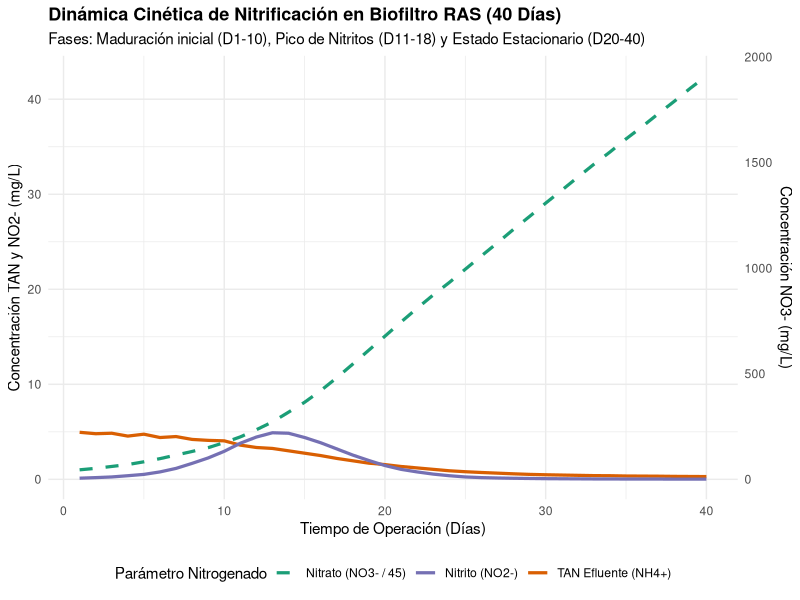
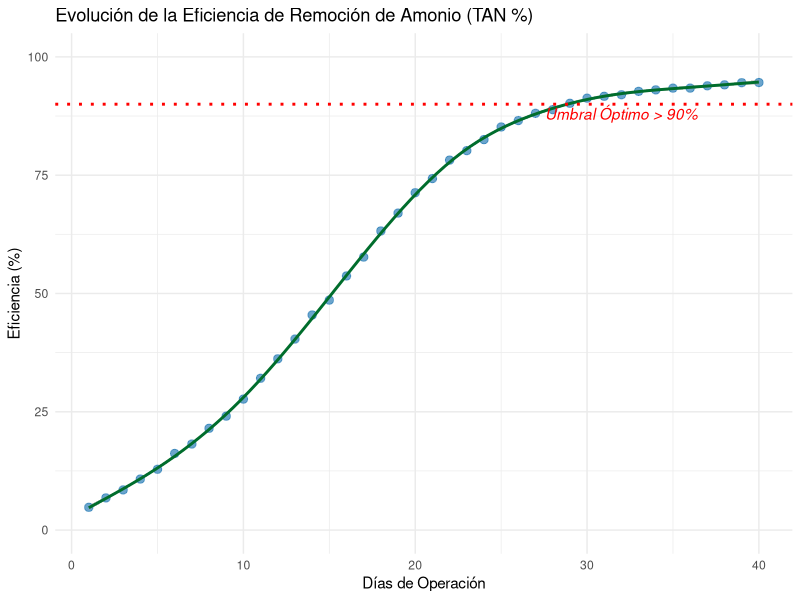

Here is the R script that generated these plots, in order:
# ==============================================================================
# Proyecto: Evaluación Cinética de Nitrificación y Eficiencia en Biofiltros RAS
# Autora: Ledy Daniela Zamora Esquivel
# Herramientas: RStudio (tidyverse, ggplot2)
# ==============================================================================

library(tidyverse)

# 1. Directorio de trabajo
setwd("C:/Users/danyz/OneDrive/Escritorio/creacion de portafolio/bases de datos")

# 2. Cargar datos e interpretar comas como decimales
datos_ras <- read_delim(
  file = "ras_biofilter_data.csv",
  delim = ";",
  locale = locale(decimal_mark = ",")
)

# 3. Conversión limpia a numérico
datos_ras <- datos_ras %>%
  mutate(across(
    .cols = c(amonio_in_mgL, amonio_out_mgL, nitrito_out_mgL, nitrato_out_mgL),
    .fns = ~ as.numeric(gsub(",", ".", as.character(.)))
  )) %>%
  mutate(
    amonio_in_mgL = ifelse(amonio_in_mgL > 20, amonio_in_mgL / 100, amonio_in_mgL)
  )

# 4. Calcular Eficiencia de Remoción (%) de TAN
datos_ras <- datos_ras %>%
  mutate(
    eficiencia_tan_pct = ((amonio_in_mgL - amonio_out_mgL) / amonio_in_mgL) * 100
  )

# 5. Gráfico 1: Dinámica Completa del Ciclo de Nitrificación (Líneas Continuas D1-40)
ggplot(datos_ras, aes(x = dia)) +
  geom_line(aes(y = amonio_out_mgL, color = "TAN Efluente (NH4+)"), linewidth = 1.1) +
  geom_line(aes(y = nitrito_out_mgL, color = "Nitrito (NO2-)"), linewidth = 1.1) +
  geom_line(aes(y = nitrato_out_mgL / 45, color = "Nitrato (NO3- / 45)"), linewidth = 1.1, linetype = "dashed") +
  scale_y_continuous(
    name = "Concentración TAN y NO2- (mg/L)",
    sec.axis = sec_axis(~ . * 45, name = "Concentración NO3- (mg/L)")
  ) +
  scale_color_manual(values = c(
    "TAN Efluente (NH4+)" = "#d95f02", 
    "Nitrito (NO2-)" = "#7570b3", 
    "Nitrato (NO3- / 45)" = "#1b9e77"
  )) +
  labs(
    title = "Dinámica Cinética de Nitrificación en Biofiltro RAS (40 Días)",
    subtitle = "Fases: Maduración inicial (D1-10), Pico de Nitritos (D11-18) y Estado Estacionario (D20-40)",
    x = "Tiempo de Operación (Días)",
    color = "Parámetro Nitrogenado"
  ) +
  theme_minimal() +
  theme(
    legend.position = "bottom",
    plot.title = element_text(face = "bold", size = 13)
  )

# 6. Gráfico 2: Estabilización de la Eficiencia de Remoción (%)
ggplot(datos_ras, aes(x = dia, y = eficiencia_tan_pct)) +
  geom_point(color = "#2c7fb8", alpha = 0.7, size = 2.5) +
  geom_smooth(method = "gam", color = "#006d2c", se = TRUE) +
  geom_hline(yintercept = 90, linetype = "dotted", color = "red", linewidth = 1) +
  annotate("text", x = 32, y = 88, label = "Umbral Óptimo > 90%", color = "red", fontface = "italic") +
  scale_y_continuous(limits = c(0, 100)) +
  labs(
    title = "Evolución de la Eficiencia de Remoción de Amonio (TAN %)",
    x = "Días de Operación",
    y = "Eficiencia (%)"
  ) +
  theme_minimal()
